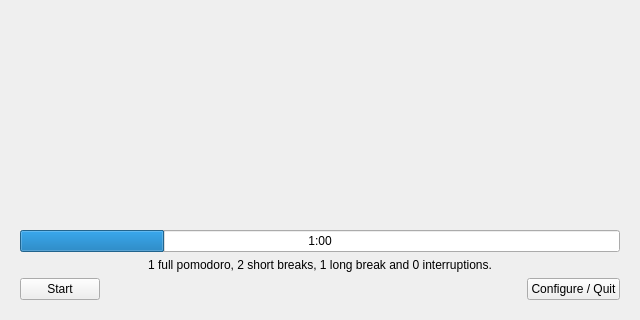
<?xml version="1.0" encoding="UTF-8"?>
<ui version="4.0">
 <class>Passata</class>
 <widget class="QWidget" name="Passata">
  <property name="geometry">
   <rect>
    <x>0</x>
    <y>0</y>
    <width>640</width>
    <height>320</height>
   </rect>
  </property>
  <property name="windowTitle">
   <string>Passata</string>
  </property>
  <property name="windowIcon">
   <iconset>
    <normaloff>graphics/pomodoro_icon.svg</normaloff>graphics/pomodoro_icon.svg</iconset>
  </property>
  <layout class="QVBoxLayout" name="pomodoroFormLayout">
   <item>
    <widget class="QStackedWidget" name="mainStack">
     <property name="currentIndex">
      <number>0</number>
     </property>
     <widget class="QWidget" name="pomodoroPage">
      <layout class="QVBoxLayout" name="verticalLayout_3">
       <item>
        <spacer name="upperPomodoroSpacer">
         <property name="orientation">
          <enum>Qt::Vertical</enum>
         </property>
         <property name="sizeHint" stdset="0">
          <size>
           <width>20</width>
           <height>10</height>
          </size>
         </property>
        </spacer>
       </item>
       <item>
        <widget class="QStackedWidget" name="pomoImageStack">
         <property name="currentIndex">
          <number>0</number>
         </property>
         <widget class="QWidget" name="pomoRedPage">
          <layout class="QVBoxLayout" name="verticalLayout">
           <item>
            <widget class="QLabel" name="pomoRedLabel">
             <property name="minimumSize">
              <size>
               <width>160</width>
               <height>160</height>
              </size>
             </property>
             <property name="text">
              <string/>
             </property>
             <property name="pixmap">
              <pixmap>graphics/red_icon.svg</pixmap>
             </property>
             <property name="alignment">
              <set>Qt::AlignCenter</set>
             </property>
            </widget>
           </item>
          </layout>
         </widget>
         <widget class="QWidget" name="pomoYellowPage">
          <layout class="QVBoxLayout" name="verticalLayout_5">
           <item>
            <widget class="QLabel" name="pomoYellowLabel">
             <property name="minimumSize">
              <size>
               <width>160</width>
               <height>160</height>
              </size>
             </property>
             <property name="text">
              <string/>
             </property>
             <property name="pixmap">
              <pixmap>graphics/yellow_icon.svg</pixmap>
             </property>
             <property name="alignment">
              <set>Qt::AlignCenter</set>
             </property>
            </widget>
           </item>
          </layout>
         </widget>
         <widget class="QWidget" name="pomoGreenPage">
          <layout class="QVBoxLayout" name="verticalLayout_2">
           <item>
            <widget class="QLabel" name="pomoGreenLabel">
             <property name="minimumSize">
              <size>
               <width>160</width>
               <height>160</height>
              </size>
             </property>
             <property name="text">
              <string/>
             </property>
             <property name="pixmap">
              <pixmap>graphics/green_icon.svg</pixmap>
             </property>
             <property name="alignment">
              <set>Qt::AlignCenter</set>
             </property>
            </widget>
           </item>
          </layout>
         </widget>
        </widget>
       </item>
       <item>
        <spacer name="lowerPomodoroSpacer">
         <property name="orientation">
          <enum>Qt::Vertical</enum>
         </property>
         <property name="sizeHint" stdset="0">
          <size>
           <width>20</width>
           <height>10</height>
          </size>
         </property>
        </spacer>
       </item>
       <item>
        <widget class="QProgressBar" name="progressBar">
         <property name="value">
          <number>24</number>
         </property>
         <property name="alignment">
          <set>Qt::AlignLeading|Qt::AlignCenter|Qt::AlignVCenter</set>
         </property>
         <property name="invertedAppearance">
          <bool>false</bool>
         </property>
         <property name="format">
          <string>1:00</string>
         </property>
        </widget>
       </item>
       <item>
        <widget class="QLabel" name="progressLabel">
         <property name="text">
          <string>1 full pomodoro, 2 short breaks, 1 long break and 0 interruptions.</string>
         </property>
         <property name="alignment">
          <set>Qt::AlignCenter</set>
         </property>
        </widget>
       </item>
       <item>
        <layout class="QHBoxLayout" name="pomodoroControlLayout">
         <item>
          <widget class="QPushButton" name="startInterruptButton">
           <property name="text">
            <string>Start</string>
           </property>
          </widget>
         </item>
         <item>
          <spacer name="pomodoroControlSpacer">
           <property name="orientation">
            <enum>Qt::Horizontal</enum>
           </property>
           <property name="sizeHint" stdset="0">
            <size>
             <width>40</width>
             <height>20</height>
            </size>
           </property>
          </spacer>
         </item>
         <item>
          <widget class="QPushButton" name="configureQuitButton">
           <property name="text">
            <string>Configure / Quit</string>
           </property>
          </widget>
         </item>
        </layout>
       </item>
      </layout>
     </widget>
     <widget class="QWidget" name="configurePage">
      <layout class="QVBoxLayout" name="verticalLayout_4">
       <item>
        <spacer name="upperConfigSpacer">
         <property name="orientation">
          <enum>Qt::Vertical</enum>
         </property>
         <property name="sizeHint" stdset="0">
          <size>
           <width>20</width>
           <height>40</height>
          </size>
         </property>
        </spacer>
       </item>
       <item>
        <layout class="QHBoxLayout" name="pomodoroDurationLayout">
         <item>
          <widget class="QLabel" name="pomodoroDurationLabel">
           <property name="sizePolicy">
            <sizepolicy hsizetype="Fixed" vsizetype="Preferred">
             <horstretch>0</horstretch>
             <verstretch>0</verstretch>
            </sizepolicy>
           </property>
           <property name="minimumSize">
            <size>
             <width>128</width>
             <height>0</height>
            </size>
           </property>
           <property name="text">
            <string>Pomodoro duration:</string>
           </property>
           <property name="alignment">
            <set>Qt::AlignRight|Qt::AlignTrailing|Qt::AlignVCenter</set>
           </property>
          </widget>
         </item>
         <item>
          <widget class="QSlider" name="pomodoroDurationSlider">
           <property name="sizePolicy">
            <sizepolicy hsizetype="MinimumExpanding" vsizetype="Fixed">
             <horstretch>0</horstretch>
             <verstretch>0</verstretch>
            </sizepolicy>
           </property>
           <property name="minimumSize">
            <size>
             <width>0</width>
             <height>0</height>
            </size>
           </property>
           <property name="minimum">
            <number>15</number>
           </property>
           <property name="maximum">
            <number>25</number>
           </property>
           <property name="sliderPosition">
            <number>20</number>
           </property>
           <property name="orientation">
            <enum>Qt::Horizontal</enum>
           </property>
           <property name="invertedAppearance">
            <bool>false</bool>
           </property>
           <property name="tickPosition">
            <enum>QSlider::TicksBelow</enum>
           </property>
           <property name="tickInterval">
            <number>2</number>
           </property>
          </widget>
         </item>
         <item>
          <widget class="QLabel" name="pomodoroDurationShow">
           <property name="sizePolicy">
            <sizepolicy hsizetype="Fixed" vsizetype="Preferred">
             <horstretch>0</horstretch>
             <verstretch>0</verstretch>
            </sizepolicy>
           </property>
           <property name="minimumSize">
            <size>
             <width>128</width>
             <height>0</height>
            </size>
           </property>
           <property name="text">
            <string>20 minutes.</string>
           </property>
          </widget>
         </item>
        </layout>
       </item>
       <item>
        <layout class="QHBoxLayout" name="shortRestDurationLayout">
         <item>
          <widget class="QLabel" name="shortRestDurationLabel">
           <property name="sizePolicy">
            <sizepolicy hsizetype="Fixed" vsizetype="Preferred">
             <horstretch>0</horstretch>
             <verstretch>0</verstretch>
            </sizepolicy>
           </property>
           <property name="minimumSize">
            <size>
             <width>128</width>
             <height>0</height>
            </size>
           </property>
           <property name="text">
            <string>Short rest duration:</string>
           </property>
           <property name="alignment">
            <set>Qt::AlignRight|Qt::AlignTrailing|Qt::AlignVCenter</set>
           </property>
          </widget>
         </item>
         <item>
          <widget class="QSlider" name="shortRestDurationSlider">
           <property name="sizePolicy">
            <sizepolicy hsizetype="MinimumExpanding" vsizetype="Fixed">
             <horstretch>0</horstretch>
             <verstretch>0</verstretch>
            </sizepolicy>
           </property>
           <property name="minimumSize">
            <size>
             <width>256</width>
             <height>0</height>
            </size>
           </property>
           <property name="minimum">
            <number>3</number>
           </property>
           <property name="maximum">
            <number>8</number>
           </property>
           <property name="value">
            <number>5</number>
           </property>
           <property name="orientation">
            <enum>Qt::Horizontal</enum>
           </property>
           <property name="tickPosition">
            <enum>QSlider::TicksBelow</enum>
           </property>
           <property name="tickInterval">
            <number>1</number>
           </property>
          </widget>
         </item>
         <item>
          <widget class="QLabel" name="shortRestDurationShow">
           <property name="sizePolicy">
            <sizepolicy hsizetype="Fixed" vsizetype="Preferred">
             <horstretch>0</horstretch>
             <verstretch>0</verstretch>
            </sizepolicy>
           </property>
           <property name="minimumSize">
            <size>
             <width>128</width>
             <height>0</height>
            </size>
           </property>
           <property name="text">
            <string>5 minutes.</string>
           </property>
          </widget>
         </item>
        </layout>
       </item>
       <item>
        <layout class="QHBoxLayout" name="longRestDurationLayout">
         <item>
          <widget class="QLabel" name="longRestDurationLabel">
           <property name="sizePolicy">
            <sizepolicy hsizetype="Fixed" vsizetype="Preferred">
             <horstretch>0</horstretch>
             <verstretch>0</verstretch>
            </sizepolicy>
           </property>
           <property name="minimumSize">
            <size>
             <width>128</width>
             <height>0</height>
            </size>
           </property>
           <property name="text">
            <string>Long rest duration:</string>
           </property>
           <property name="alignment">
            <set>Qt::AlignRight|Qt::AlignTrailing|Qt::AlignVCenter</set>
           </property>
          </widget>
         </item>
         <item>
          <widget class="QSlider" name="longRestDurationSlider">
           <property name="sizePolicy">
            <sizepolicy hsizetype="MinimumExpanding" vsizetype="Fixed">
             <horstretch>0</horstretch>
             <verstretch>0</verstretch>
            </sizepolicy>
           </property>
           <property name="minimumSize">
            <size>
             <width>256</width>
             <height>0</height>
            </size>
           </property>
           <property name="minimum">
            <number>5</number>
           </property>
           <property name="maximum">
            <number>25</number>
           </property>
           <property name="singleStep">
            <number>2</number>
           </property>
           <property name="value">
            <number>15</number>
           </property>
           <property name="orientation">
            <enum>Qt::Horizontal</enum>
           </property>
           <property name="tickPosition">
            <enum>QSlider::TicksBelow</enum>
           </property>
           <property name="tickInterval">
            <number>2</number>
           </property>
          </widget>
         </item>
         <item>
          <widget class="QLabel" name="longRestDurationShow">
           <property name="sizePolicy">
            <sizepolicy hsizetype="Fixed" vsizetype="Preferred">
             <horstretch>0</horstretch>
             <verstretch>0</verstretch>
            </sizepolicy>
           </property>
           <property name="minimumSize">
            <size>
             <width>128</width>
             <height>0</height>
            </size>
           </property>
           <property name="text">
            <string>15 minutes.</string>
           </property>
          </widget>
         </item>
        </layout>
       </item>
       <item>
        <layout class="QHBoxLayout" name="pomodoroCountLayout">
         <item>
          <widget class="QLabel" name="pomodoroCountLabel">
           <property name="sizePolicy">
            <sizepolicy hsizetype="Fixed" vsizetype="Preferred">
             <horstretch>0</horstretch>
             <verstretch>0</verstretch>
            </sizepolicy>
           </property>
           <property name="minimumSize">
            <size>
             <width>128</width>
             <height>0</height>
            </size>
           </property>
           <property name="text">
            <string>Long rest after:</string>
           </property>
           <property name="alignment">
            <set>Qt::AlignRight|Qt::AlignTrailing|Qt::AlignVCenter</set>
           </property>
          </widget>
         </item>
         <item>
          <widget class="QSlider" name="pomodoroCountSlider">
           <property name="sizePolicy">
            <sizepolicy hsizetype="MinimumExpanding" vsizetype="Fixed">
             <horstretch>0</horstretch>
             <verstretch>0</verstretch>
            </sizepolicy>
           </property>
           <property name="minimumSize">
            <size>
             <width>256</width>
             <height>0</height>
            </size>
           </property>
           <property name="minimum">
            <number>1</number>
           </property>
           <property name="maximum">
            <number>6</number>
           </property>
           <property name="value">
            <number>3</number>
           </property>
           <property name="orientation">
            <enum>Qt::Horizontal</enum>
           </property>
           <property name="tickPosition">
            <enum>QSlider::TicksBelow</enum>
           </property>
           <property name="tickInterval">
            <number>1</number>
           </property>
          </widget>
         </item>
         <item>
          <widget class="QLabel" name="pomodoroCountShow">
           <property name="sizePolicy">
            <sizepolicy hsizetype="Fixed" vsizetype="Preferred">
             <horstretch>0</horstretch>
             <verstretch>0</verstretch>
            </sizepolicy>
           </property>
           <property name="minimumSize">
            <size>
             <width>128</width>
             <height>0</height>
            </size>
           </property>
           <property name="text">
            <string>3 pomodoros.</string>
           </property>
          </widget>
         </item>
        </layout>
       </item>
       <item>
        <layout class="QHBoxLayout" name="volumeSliderLayout">
         <item>
          <widget class="QLabel" name="volumeLabel">
           <property name="sizePolicy">
            <sizepolicy hsizetype="Fixed" vsizetype="Preferred">
             <horstretch>0</horstretch>
             <verstretch>0</verstretch>
            </sizepolicy>
           </property>
           <property name="minimumSize">
            <size>
             <width>119</width>
             <height>0</height>
            </size>
           </property>
           <property name="text">
            <string/>
           </property>
           <property name="alignment">
            <set>Qt::AlignRight|Qt::AlignTrailing|Qt::AlignVCenter</set>
           </property>
          </widget>
         </item>
         <item>
          <widget class="QWidget" name="volumeSliderReceptacle" native="true">
           <property name="sizePolicy">
            <sizepolicy hsizetype="MinimumExpanding" vsizetype="Fixed">
             <horstretch>0</horstretch>
             <verstretch>0</verstretch>
            </sizepolicy>
           </property>
           <property name="minimumSize">
            <size>
             <width>274</width>
             <height>33</height>
            </size>
           </property>
           <layout class="QHBoxLayout" name="volumeSliderZone"/>
          </widget>
         </item>
         <item>
          <widget class="QLabel" name="volumeShow">
           <property name="sizePolicy">
            <sizepolicy hsizetype="Fixed" vsizetype="Preferred">
             <horstretch>0</horstretch>
             <verstretch>0</verstretch>
            </sizepolicy>
           </property>
           <property name="minimumSize">
            <size>
             <width>119</width>
             <height>0</height>
            </size>
           </property>
           <property name="text">
            <string/>
           </property>
          </widget>
         </item>
        </layout>
       </item>
       <item>
        <spacer name="lowerConfigSpacer">
         <property name="orientation">
          <enum>Qt::Vertical</enum>
         </property>
         <property name="sizeHint" stdset="0">
          <size>
           <width>20</width>
           <height>40</height>
          </size>
         </property>
        </spacer>
       </item>
       <item>
        <widget class="QLabel" name="progressLabelRepeater">
         <property name="text">
          <string>1 full pomodoro, 2 short breaks, 1 long break and 0 interruptions.</string>
         </property>
         <property name="alignment">
          <set>Qt::AlignCenter</set>
         </property>
        </widget>
       </item>
       <item>
        <layout class="QHBoxLayout" name="configurationLayout">
         <item>
          <widget class="QPushButton" name="quitButton">
           <property name="text">
            <string>Quit</string>
           </property>
          </widget>
         </item>
         <item>
          <spacer name="configurationSpacer">
           <property name="orientation">
            <enum>Qt::Horizontal</enum>
           </property>
           <property name="sizeHint" stdset="0">
            <size>
             <width>40</width>
             <height>20</height>
            </size>
           </property>
          </spacer>
         </item>
         <item>
          <widget class="QPushButton" name="resetCountersButton">
           <property name="text">
            <string>Reset Counters</string>
           </property>
          </widget>
         </item>
         <item>
          <widget class="QPushButton" name="okButton">
           <property name="text">
            <string>Ok</string>
           </property>
          </widget>
         </item>
        </layout>
       </item>
      </layout>
     </widget>
    </widget>
   </item>
  </layout>
 </widget>
 <resources/>
 <connections/>
</ui>
